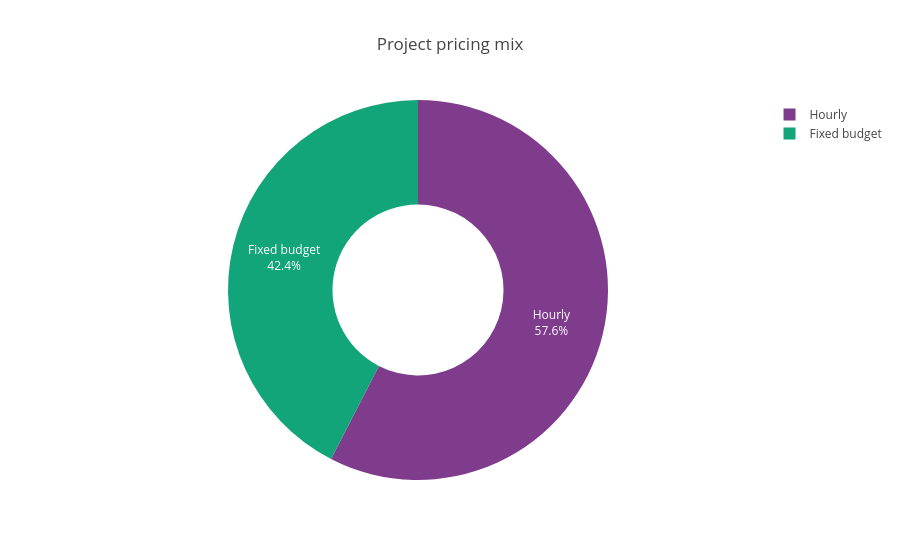

Here is the notebook cell this chart was saved with:
### Markdown cell above
<h2><span style="color:lightblue"><b>C. Hourly versus fixed-budget projects</b></span></h2>

### Code cell
pricing_mix = jobs["pricing_type"].value_counts().rename_axis("pricing_type").reset_index(name="postings")
fig = px.pie(pricing_mix, names="pricing_type", values="postings", hole=.45,
             color_discrete_sequence=px.colors.qualitative.Bold, title="Project pricing mix")
fig.update_traces(textposition="inside", textinfo="percent+label")
fig.show()

### Figure 1 — Plotly figure (JSON) as saved in the notebook; plotly's stock layout.template omitted (floating-point values rounded to 4 significant figures)
{"data": [{"domain": {"x": [0, 1], "y": [0, 1]}, "hole": 0.45, "hovertemplate": "pricing_type=%{label}<br>postings=%{value}<extra></extra>", "labels": ["Hourly", "Fixed budget"], "legendgroup": "", "name": "", "showlegend": true, "textinfo": "percent+label", "textposition": "inside", "type": "pie", "values": [140936, 103891]}], "layout": {"legend": {"tracegroupgap": 0}, "piecolorway": ["rgb(127, 60, 141)", "rgb(17, 165, 121)", "rgb(57, 105, 172)", "rgb(242, 183, 1)", "rgb(231, 63, 116)", "rgb(128, 186, 90)", "rgb(230, 131, 16)", "rgb(0, 134, 149)", "rgb(207, 28, 144)", "rgb(249, 123, 114)", "rgb(165, 170, 153)"], "title": {"text": "Project pricing mix"}}}
